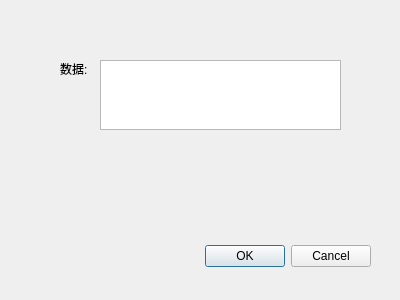
<?xml version="1.0" encoding="UTF-8"?>
<ui version="4.0">
 <class>dialog_float32</class>
 <widget class="QDialog" name="dialog_float32">
  <property name="geometry">
   <rect>
    <x>0</x>
    <y>0</y>
    <width>400</width>
    <height>300</height>
   </rect>
  </property>
  <property name="windowTitle">
   <string>Dialog</string>
  </property>
  <widget class="QDialogButtonBox" name="buttonBox">
   <property name="geometry">
    <rect>
     <x>30</x>
     <y>240</y>
     <width>341</width>
     <height>32</height>
    </rect>
   </property>
   <property name="orientation">
    <enum>Qt::Horizontal</enum>
   </property>
   <property name="standardButtons">
    <set>QDialogButtonBox::Cancel|QDialogButtonBox::Ok</set>
   </property>
  </widget>
  <widget class="QLabel" name="label">
   <property name="geometry">
    <rect>
     <x>60</x>
     <y>60</y>
     <width>67</width>
     <height>17</height>
    </rect>
   </property>
   <property name="text">
    <string>数据:</string>
   </property>
  </widget>
  <widget class="QTextEdit" name="textEdit">
   <property name="geometry">
    <rect>
     <x>100</x>
     <y>60</y>
     <width>241</width>
     <height>70</height>
    </rect>
   </property>
  </widget>
 </widget>
 <resources/>
 <connections>
  <connection>
   <sender>buttonBox</sender>
   <signal>accepted()</signal>
   <receiver>dialog_float32</receiver>
   <slot>accept()</slot>
   <hints>
    <hint type="sourcelabel">
     <x>248</x>
     <y>254</y>
    </hint>
    <hint type="destinationlabel">
     <x>157</x>
     <y>274</y>
    </hint>
   </hints>
  </connection>
  <connection>
   <sender>buttonBox</sender>
   <signal>rejected()</signal>
   <receiver>dialog_float32</receiver>
   <slot>reject()</slot>
   <hints>
    <hint type="sourcelabel">
     <x>316</x>
     <y>260</y>
    </hint>
    <hint type="destinationlabel">
     <x>286</x>
     <y>274</y>
    </hint>
   </hints>
  </connection>
 </connections>
</ui>
